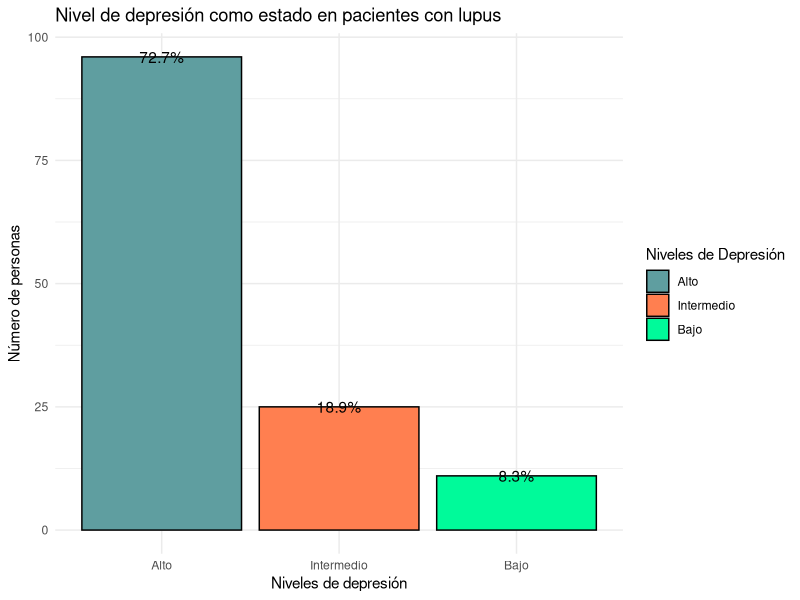
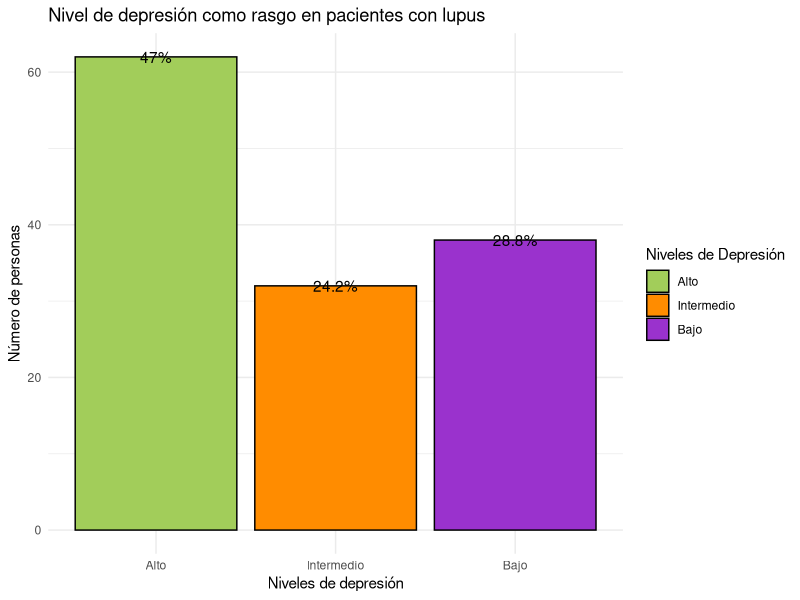
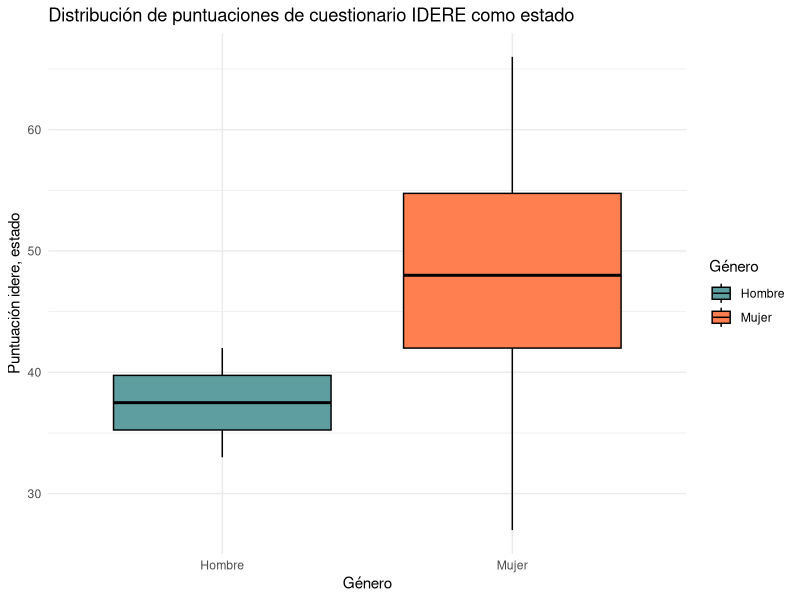
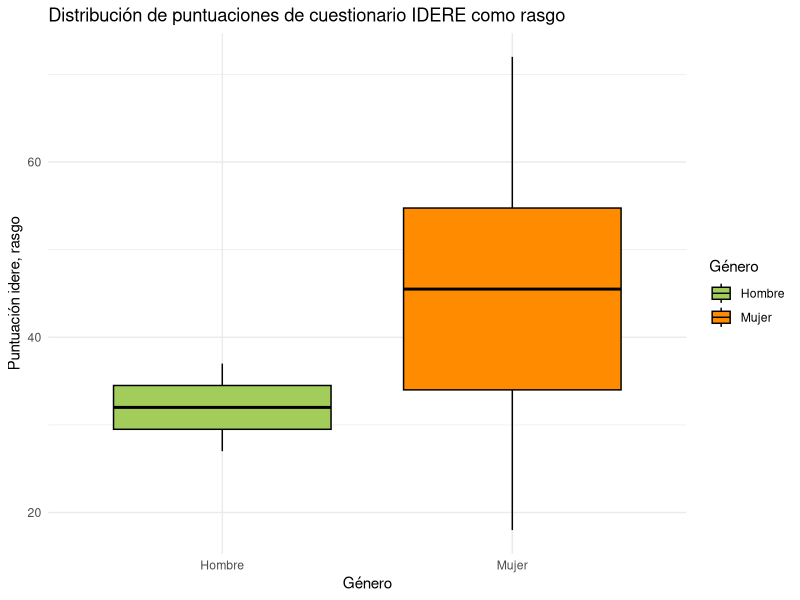
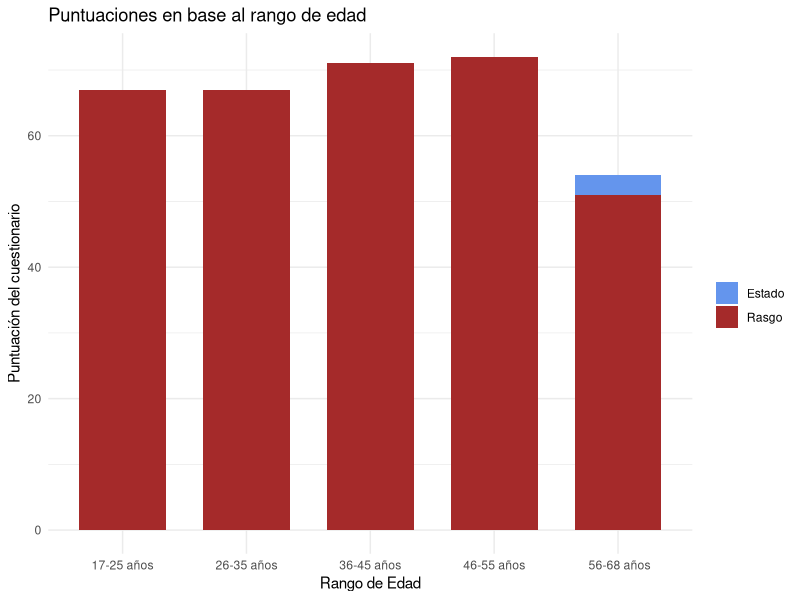
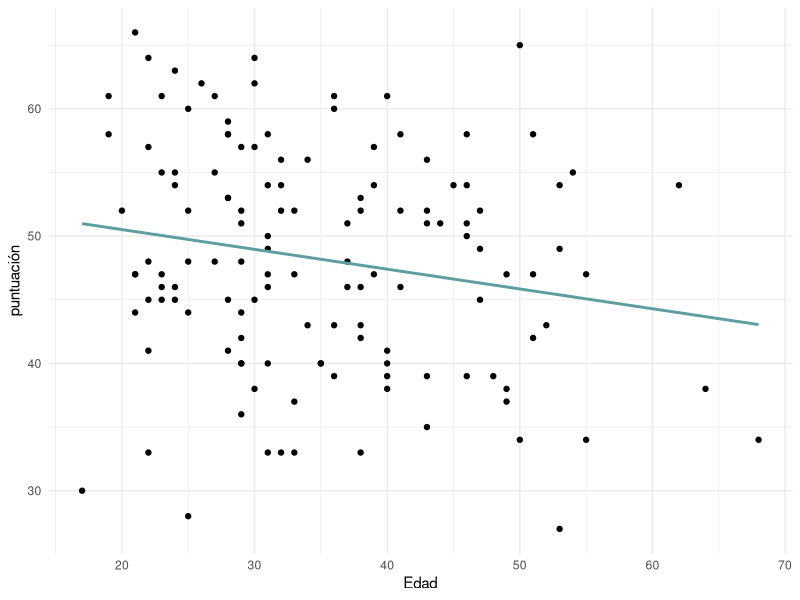
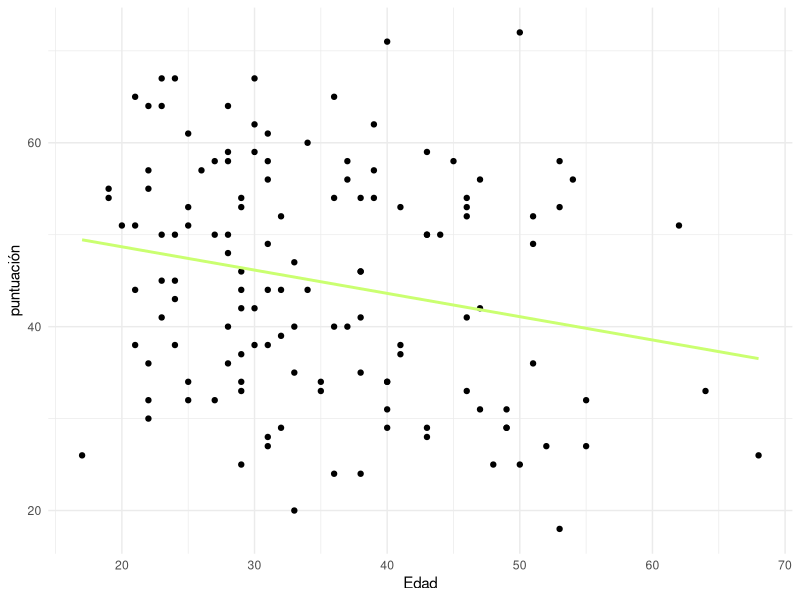

Generate these figures, in order, with R:
# Visualización de datos del cuestionario Idere
# Ailín Malagón Silva
# Fecha: 18-06-2024
# Este script ejecuta los gráficos de frecuencia,box plot, gráfica de barras  y dispesión para el cuestionario idere 
# del registro mexicano de pacientes con Lupus, utilizando como input basa_idere.csv y dando como output idere.optimizado
# Input Dir 
indir = "C:/Users/ailinmalagonsilva/Desktop/viernes_bioinfo_UNAM/idere.optimizado/data"
#Output Dir
outdir = "C:/Users/ailinmalagonsilva/Desktop/viernes_bioinfo_UNAM/idere.optimizado"
# Cargar input/data set
idere_base<- read.csv("data/Base_idere.csv")

# instalación de paquetes
install.packages("ggplot2")
installed.packages("tidyverse")
install.packages("patchwork")

# Librerias
library(ggplot2)
library(tidyverse)
library(patchwork)

#### Limpieza de datos ####

#Omitir sex___2 (Debido a que contiene la misma información que sex___1 pero presentada de manera distinta) 
idere_base <- idere_base %>%
  select(-sex___2)

#Renombrar la columa sex_1 a Género y la columna edad 
colnames(idere_base)[colnames(idere_base) == "sex___1"] <- "gender"
colnames(idere_base)[colnames(idere_base) == "calculated_age"] <- "age"

#Convetir de la columna "gender" los valores de 0 & 1 a hombre y mujer y luego a factor 
idere_base <- idere_base %>%
  mutate(gender = case_when(
    gender == 1 ~ "Mujer",
    gender == 0 ~ "Hombre"
  ),
  gender = as.factor(gender)
  ) 
# quitar NA de las puntuaciones del cuestinario 
 idere_base <- idere_base %>%
  filter(!is.na(est_dep) & !is.na(ras_dep))

# Cambiar la columna  niv_dep_est & niv_dep_ras los valores de 1,2,3 a bajo,intermedio & alto
#Convertir ambas columnas a fcatores

idere_base <- idere_base %>%
  mutate( 
    niv_dep_est = case_when (
      niv_dep_est == 1 ~ "Bajo",
      niv_dep_est == 2 ~ "Intermedio",
      niv_dep_est == 3 ~ "Alto"
      ),
    niv_dep_ras = case_when(
      niv_dep_ras == 1 ~ "Bajo",
      niv_dep_ras == 2 ~ "Intermedio",
      niv_dep_ras == 3 ~ "Alto"
      ),
    niv_dep_est = factor(niv_dep_est, levels = c("Alto", "Intermedio", "Bajo")),
    niv_dep_ras = factor(niv_dep_ras, levels = c("Alto", "Intermedio", "Bajo"))
    )
 

# Filtrado final de personas que no siguen las siguientes condiciones :  
# NA en edad | NA en lupus | Si son controles no se consideran tampoco 

idere_filtered <- idere_base %>%
  mutate(
    lupus = if_else(lupus == 1, lupus, NA_real_)
  ) %>%
  filter(!is.na(age) & !is.na(lupus) & !is.na(niv_dep_est) & ( age != 0 ))
 
#### Gráfico 1 ####

#Gráficos de barras con frecuencias y porcentajes 

# Calcular frecuencias y porcentajes de la subescala estado
conteo_est <- idere_filtered  %>%
  group_by(niv_dep_est) %>%
  count() %>%
  ungroup() %>%
  mutate( porcentaje = `n`/ sum(`n`)* 100)
 
# Gráfico de barras subescala estado

Paleta <- c("cadetblue","coral","mediumspringgreen")

ggplot(conteo_est, aes(x = niv_dep_est, y = n,  fill = niv_dep_est)) +
  geom_bar(color = "black", stat = "identity") +
  geom_text(aes(label = paste0(round(porcentaje,1),"%"))) +
  labs( title = "Nivel de depresión como estado en pacientes con lupus",
        x = "Niveles de depresión",
        y = "Número de personas",
        fill = "Niveles de Depresión" 
  ) +
  theme_minimal() +
  scale_fill_manual(values = Paleta)

# Calcular  frecuencias y porcentajes de la subescala rasgo
conteo_ras <- idere_filtered  %>%
  group_by(niv_dep_ras) %>%
  count() %>%
  ungroup() %>%
  mutate( porcentaje = `n`/ sum(`n`)* 100)
# Gráfico de barras subescala rasgo
Paleta2 <- c("darkolivegreen3","darkorange","darkorchid3")

ggplot(conteo_ras, aes(x = niv_dep_ras, y = n,  fill = niv_dep_ras)) +
  geom_bar(color = "black", stat = "identity") +
  geom_text(aes(label = paste0(round(porcentaje,1),"%"))) +
  labs( title = "Nivel de depresión como rasgo en pacientes con lupus",
        x = "Niveles de depresión",
        y = "Número de personas",
        fill = "Niveles de Depresión" 
  ) +
  theme_minimal() +
  scale_fill_manual(values = Paleta2)

#### Gráfico 2 ####
#Gráficos de box plot para estado-depresión 

ggplot(idere_filtered, aes(x = gender, y = est_dep, fill = gender)) +
  geom_boxplot(color = "black", outlier.colour = "red", outlier.shape = 16) +
  labs(x = "Género", y = "Puntuación idere, estado", fill = "Género") +
  ggtitle("Distribución de puntuaciones de cuestionario IDERE como estado") +
  theme_minimal() +  scale_fill_manual(values = Paleta)

#Gráfico de box plot para rasgo-depresión 

ggplot(idere_filtered, aes(x = gender, y = ras_dep, fill = gender)) +
  geom_boxplot(color = "black", outlier.colour = "red", outlier.shape = 16) +
  labs(x = "Género", y = "Puntuación idere, rasgo", fill = "Género") +
  ggtitle("Distribución de puntuaciones de cuestionario IDERE como rasgo") +
  theme_minimal() +  scale_fill_manual(values = Paleta2)


# juntar los  2 gráficos en una sola imagen 

#(box_est | box_rasgo) + plot_layout(ncol = 2)

### Gráfico 3 ####

#Gráficos de barras  X = rangos de edades | Y = puntuación de ambas subescalas ( estado / rasgo )

# Creación de rangos de edades 
age_range <- idere_filtered %>% 
     mutate(RangoEdad = cut(age, breaks = c(17, 25, 35, 45, 55,68),
     labels = c("17-25 años", "26-35 años", "36-45 años", "46-55 años"," 56-68 años"),
     include.lowest = TRUE))

# Gráfico de barras (PENDIENTE ).

Paleta3 <- c("cornflowerblue", "brown")
ggplot(age_range, aes(x = RangoEdad)) +
  geom_col(aes(y = est_dep, fill = "Estado" ), position = "dodge", width = 0.7) +
  geom_col(aes(y = ras_dep, fill = "Rasgo"), position = "dodge", width = 0.7) +
  labs(x = "Rango de Edad", y = "Puntuación del cuestionario", fill = "", position = "dodge") +
  ggtitle("Puntuaciones en base al rango de edad") +
  theme_minimal() + scale_fill_manual(values = Paleta3)

#### Gráfico 4 ####

# Gráfico de dispersión para la puntuación de subescala estado
ggplot(idere_filtered, aes(x = age, y = est_dep)) +
  geom_point() +                               
  geom_smooth(method = "lm", se = FALSE, color ="cadetblue" ) +     
  labs(x = "Edad", y = "puntuación") + 
  theme_minimal()  
# Gráfico de dispersión para la puntuación de subescala rango
ggplot(idere_filtered, aes(x = age, y = ras_dep)) +
  geom_point() +                              
  geom_smooth(method = "lm", se = FALSE, color = "darkolivegreen1") +     
  labs(x = "Edad", y = "puntuación") +  
  theme_minimal() 


### Multiple linear regresion ### (PENDIENTE)

# modelo de regresión lineal para puntuación estado depresión 
# lm(data = age_range, est_dep ~ RangoEdad*gender)

### visualización de la interacción por el género en la puntuación del cuestionario ###

#interaction.plot(x.factor = age_range$RangoEdad,
#                 trace.factor = age_range$gender,
#                response = age_range$est_dep,
#                fun = mean)


#guardar mis variables 

save(idere_base, idere_filtered, conteo_ras, conteo_est, age_range, file = "data/data_idere_optimizada.RData")
write.csv(idere_filtered, file = "data/filtrada_base_idere.csv", row.names = FALSE)



                
                
